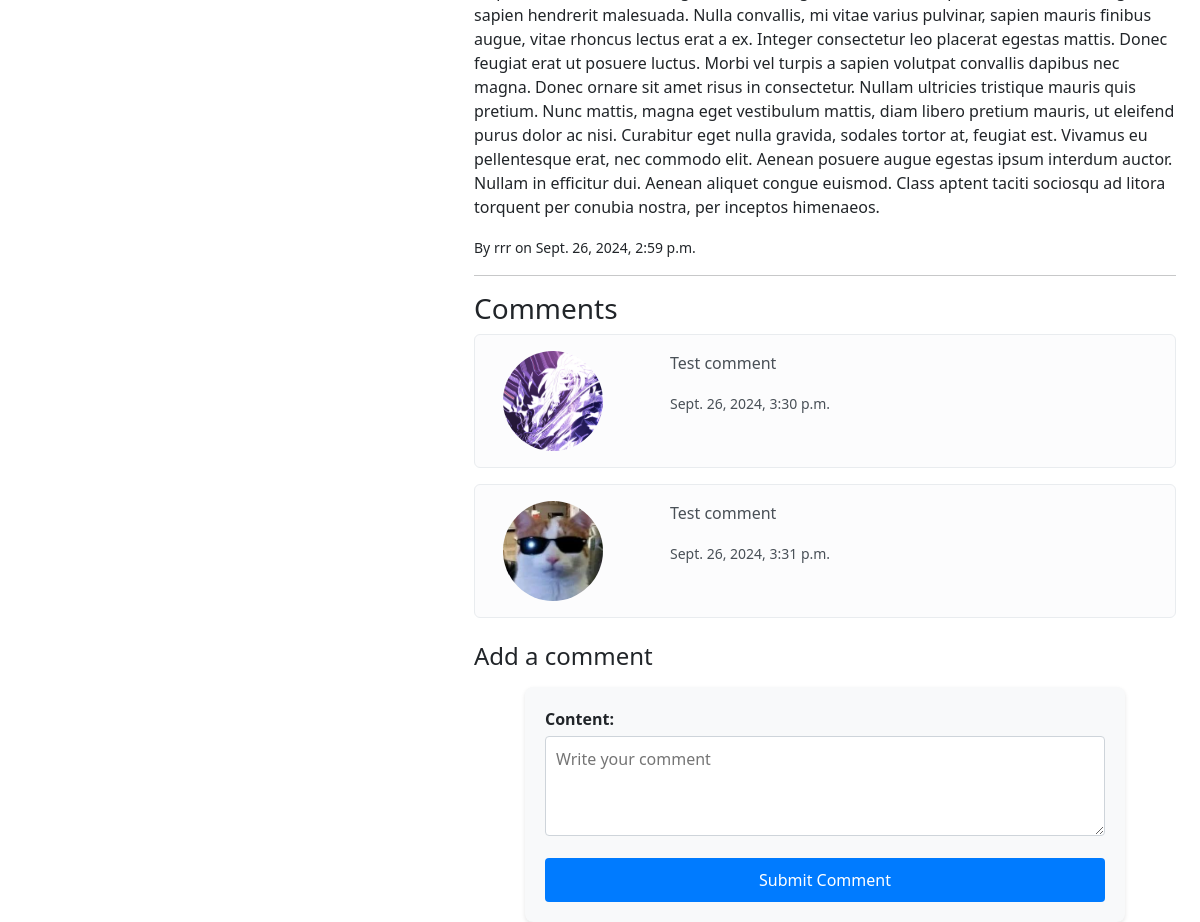
The app's page /forum/post/3/ (signed in, lower part), older data.
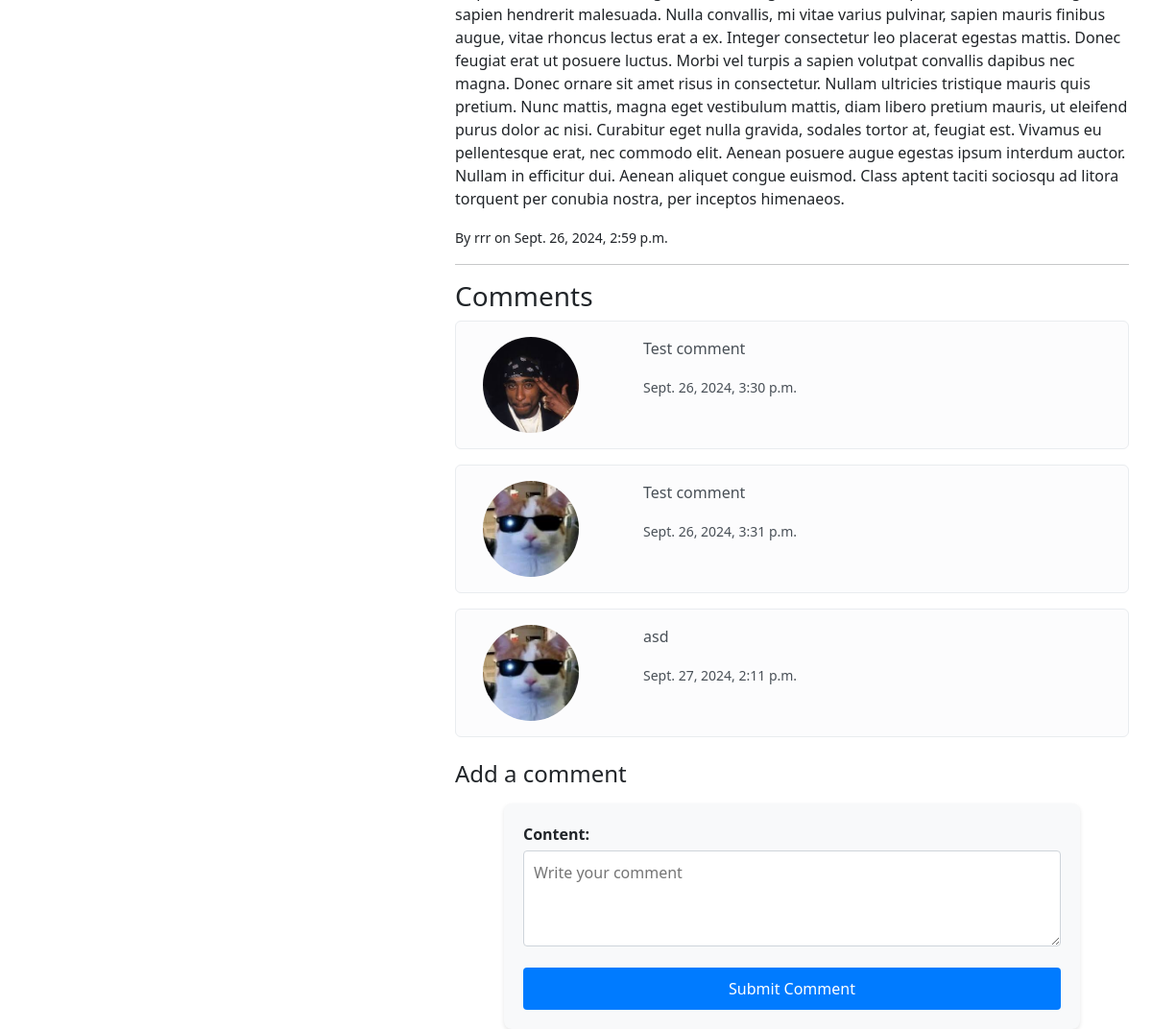
The same page, newer data.
### forum/models.py (models this page shows, shortened)
class Comment(models.Model):
    post = models.ForeignKey(Post, on_delete=models.CASCADE, related_name='comments')
    author = models.ForeignKey(User, on_delete=models.CASCADE)
    content = models.TextField()
    created_at = models.DateTimeField(auto_now_add=True)

class Profile(models.Model):
    user = models.OneToOneField(User, on_delete=models.CASCADE)
    image = models.ImageField(upload_to='profile_images/', default='static/forum/images/default.jpg')

### forum/views.py (the view)
# urls.py: path('post/<int:pk>/', views.post_detail, name='post_detail'),
def post_detail(request, pk):
    if request.user.is_authenticated:
        post = get_object_or_404(Post, pk=pk)
        comments = post.comments.all()
        new_comment = None
        if request.method == 'POST':
            comment_form = CommentForm(data=request.POST)
            if comment_form.is_valid():
                new_comment = comment_form.save(commit=False)
                new_comment.post = post
                new_comment.author = request.user
                new_comment.save()
                return redirect('forum:post_detail', pk=post.pk)
        else:
            comment_form = CommentForm()
        return render(request, 'forum/post_detail.html', {
            'post': post,
            'comments': comments,
            'new_comment': new_comment,
            'comment_form': comment_form
        })
    else:
        messages.warning(request, 'Вы должны войти в систему, чтобы просмотреть пост!')
        return redirect('forum:index')

### forum/forms.py
class CommentForm(forms.ModelForm):
    class Meta:
        model = Comment
        fields = ['content']
        widgets = {
            'content': forms.Textarea(attrs={'rows': 3}),
        }
    def __init__(self, *args, **kwargs):
        super().__init__(*args, **kwargs)
        self.fields['content'].widget.attrs['placeholder'] = 'Write your comment'

### forum/templates/forum/post_detail.html (shortened to what this page needs)
{% extends 'forum/base.html' %}
{% load static %}
{% block content %}
<div class="container" style="margin-top: 20px;">
    <div class="row">
        <div class="">
            <p>{{ post.content }}</p>
            <p><small>By {{ post.author }} on {{ post.created_at }}</small></p>
            <hr>
            <h3>Comments</h3>
            {% for comment in comments %}
            <div class="alert alert-light" role="alert">
                <div class="container">
                    <div class="row">
                        <div class="col-3">
                            <a href="{% url 'forum:profile' pk=comment.author.pk %}"
                                class="text-decoration-none text-dark">
                                {% if comment.author.profile.image %}
                                <img src="{{ comment.author.profile.image.url }}" width="100px" height="100px"
                                    class="rounded-circle" alt=" {{ comment.author.username }}'s profile picture">
                                {% else %}
                                <img src="{% static 'forum/imgs/default.jpg' %}" width="75px" height="75px"
                                    class="rounded-circle" alt="Default profile picture">
                                {% endif %}
                            </a>
                        </div>
                        <div class="col-9">
                            <p> {{ comment.content }}</p>
                            <p><small>{{ comment.created_at }}</small></p>
                        </div>
                    </div>
                </div>
            </div>
            {% empty %}
            <p>No comments yet.</p>
            {% endfor %}
            <h4 class="mt-4 mb-3">Add a comment</h4>
            <form method="post" class="comment-form">
                <div class="form-group">
                    {{ comment_form.content.label_tag }}
                    {{ comment_form.content }}
                </div>
                <button type="submit" class="btn btn-primary mt-3">Submit Comment</button>
            </form>
        </div>
    </div>
</div>
{% endblock %}
{% block extra_css %}
<link rel="stylesheet" href="{% static 'forum/css/posts_comments.css' %}">
{% endblock %}

Row changes from the older to the newer data that the page shows:
changed through a linked row, Comment "Sept. 26, 2024, 3:30 p.m.": author.profile.image: a different picture
added Comment: author.profile.image (picture), content "asd", created_at "Sept. 27, 2024, 2:11 p.m."
